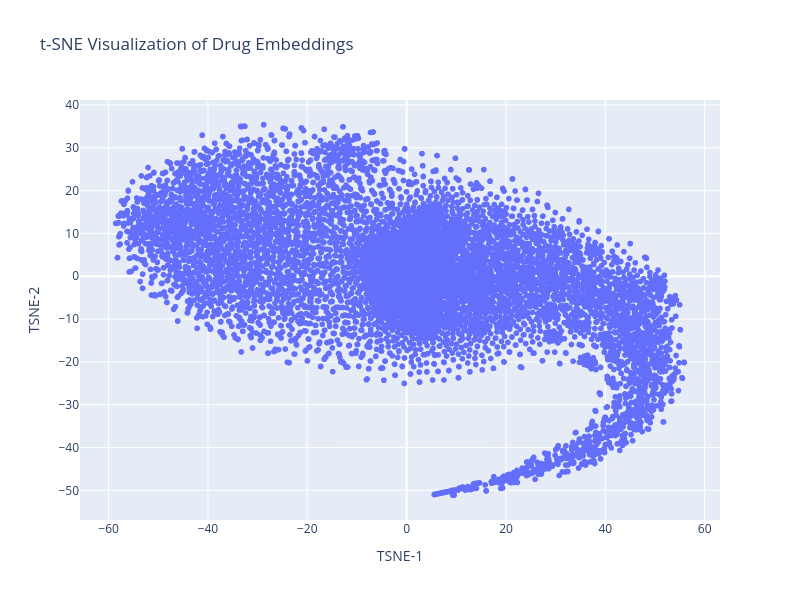

This figure's notebook cell:
### Code cell
import plotly.express as px

# reduced_embeddings_df should already exist from your t-SNE code
fig = px.scatter(
    reduced_embeddings_df,
    x='TSNE-1',
    y='TSNE-2',
    title='t-SNE Visualization of Drug Embeddings',
    width=800,
    height=600
)
fig.show()

### Figure 1 — Plotly figure (JSON) as saved in the notebook; plotly's stock layout.template omitted (floating-point values rounded to 4 significant figures; data arrays with more than 128 entries replaced by an {"elided": "..."} marker saying what was removed)
{"data": [{"hovertemplate": "TSNE-1=%{x}<br>TSNE-2=%{y}<extra></extra>", "legendgroup": "", "marker": {"color": "#636efa", "symbol": "circle"}, "mode": "markers", "name": "", "showlegend": false, "type": "scattergl", "x": {"elided": "8723 float values"}, "xaxis": "x", "y": {"elided": "8723 float values"}, "yaxis": "y"}], "layout": {"height": 600, "legend": {"tracegroupgap": 0}, "title": {"text": "t-SNE Visualization of Drug Embeddings"}, "width": 800, "xaxis": {"anchor": "y", "domain": [0, 1], "title": {"text": "TSNE-1"}}, "yaxis": {"anchor": "x", "domain": [0, 1], "title": {"text": "TSNE-2"}}}}
